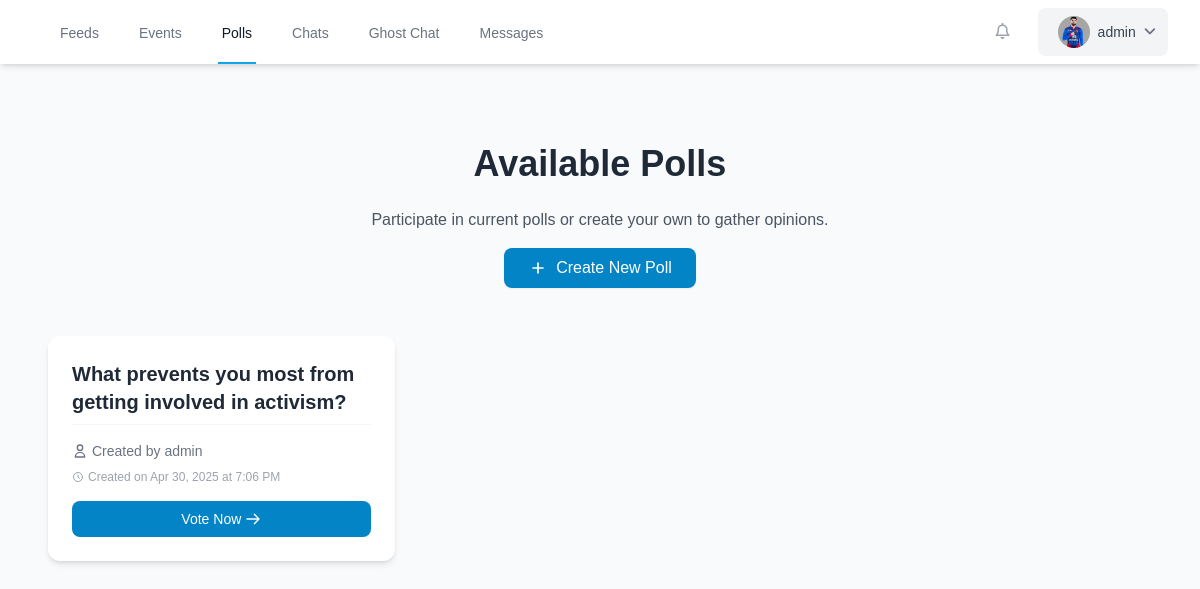
The page /polls/ (signed in) on the database its author committed.
### app/models.py (models this page shows, shortened)
class Profile(models.Model):
    user = models.OneToOneField(settings.AUTH_USER_MODEL, on_delete=models.CASCADE)
    first_name = models.CharField(max_length=30, blank=True)
    last_name = models.CharField(max_length=30, blank=True)
    state = models.CharField(max_length=50, blank=True)
    phone_number = models.CharField(max_length=15, blank=True)
    date_of_birth = models.DateField(blank=True, null=True)
    local_government = models.CharField(max_length=100, blank=True)
    bio = models.TextField(blank=True, null=True)
    profile_picture = models.ImageField(upload_to='media/uploads/images', blank=True, null=True)

class Poll(models.Model):
    name = models.CharField(max_length=1000,blank=False)
    description = models.TextField(max_length=2000,blank=True)
    created_by = models.ForeignKey(User, on_delete=models.CASCADE)
    created_at = models.DateTimeField(auto_now_add=True)
    updated_at = models.DateTimeField(auto_now=True)
    class Meta:
        ordering = ['-created_at']

### app/views.py (the view)
# urls.py: path('polls/', views.PollListView.as_view(), name='poll_list'),
@method_decorator(login_required, name='dispatch')
class PollListView(View):
    def get(self, request):
        polls = Poll.objects.all()
        return render(
            request,
            template_name="app/poll_list.html",
            context={
                "polls": polls
            }
        )

### app/templates/app/poll_list.html (shortened to what this page needs)
{% extends 'app/user_navbar.html' %}
{% block content %}
<!DOCTYPE html>
<html lang="en">
<head>
    <script src="https://cdn.tailwindcss.com"></script>
</head>
<body class="bg-gray-50 min-h-screen font-sans">
    <div class="container mx-auto px-4 py-12 max-w-6xl">
        <header class="mb-12 text-center">
            <h1 class="text-4xl font-bold text-gray-800 mb-6">Available Polls</h1>
            <p class="text-gray-600 max-w-2xl mx-auto">Participate in current polls or create your own to gather opinions.</p>
            <a href="{% url 'create_poll' %}" class="mt-4 inline-flex items-center justify-center bg-primary-600 hover:bg-primary-700 text-white font-medium py-2 px-6 rounded-lg shadow-sm transition duration-200">
                <svg xmlns="http://www.w3.org/2000/svg" class="h-5 w-5 mr-2" fill="none" viewBox="0 0 24 24" stroke="currentColor">
                    <path stroke-linecap="round" stroke-linejoin="round" stroke-width="2" d="M12 6v6m0 0v6m0-6h6m-6 0H6" />
                </svg>
                Create New Poll
            </a>
        </header>
        <div class="grid grid-cols-1 md:grid-cols-2 lg:grid-cols-3 gap-8">
            {% if polls %}
                {% for poll in polls %}
                    <div class="bg-white rounded-xl shadow-md overflow-hidden hover:shadow-lg transition duration-300 flex flex-col h-full">
                        <div class="p-6 flex-grow flex flex-col">
                            <h2 class="text-xl font-bold text-gray-800 mb-2">
                                <a href="{% url 'single_poll' poll.id %}" class="hover:text-primary-600 transition duration-200">{{ poll.name }}</a>
                            </h2>
                            <div class="mt-auto pt-4 border-t border-gray-100">
                                <div class="flex items-center text-sm text-gray-500 mb-2">
                                    <svg xmlns="http://www.w3.org/2000/svg" class="h-4 w-4 mr-1" fill="none" viewBox="0 0 24 24" stroke="currentColor">
                                        <path stroke-linecap="round" stroke-linejoin="round" stroke-width="2" d="M16 7a4 4 0 11-8 0 4 4 0 018 0zM12 14a7 7 0 00-7 7h14a7 7 0 00-7-7z" />
                                    </svg>
                                    <span>Created by {{ poll.created_by.username }}</span>
                                </div>
                                <div class="flex items-center text-xs text-gray-400">
                                    <svg xmlns="http://www.w3.org/2000/svg" class="h-3 w-3 mr-1" fill="none" viewBox="0 0 24 24" stroke="currentColor">
                                        <path stroke-linecap="round" stroke-linejoin="round" stroke-width="2" d="M12 8v4l3 3m6-3a9 9 0 11-18 0 9 9 0 0118 0z" />
                                    </svg>
                                    <span>Created on {{ poll.created_at|date:"M j, Y" }} at {{ poll.created_at|time:"g:i A" }}</span>
                                </div>
                            </div>
                            <a href="{% url 'single_poll' poll.id %}" class="mt-4 inline-flex items-center justify-center bg-primary-600 hover:bg-primary-700 text-white text-center py-2 px-4 rounded-lg transition duration-200 text-sm font-medium">
                                Vote Now
                                <svg xmlns="http://www.w3.org/2000/svg" class="h-4 w-4 ml-1" fill="none" viewBox="0 0 24 24" stroke="currentColor">
                                    <path stroke-linecap="round" stroke-linejoin="round" stroke-width="2" d="M14 5l7 7m0 0l-7 7m7-7H3" />
                                </svg>
                            </a>
                        </div>
                    </div>
                {% endfor %}
            {% endif %}
        </div>
    </div>
</body>
</html>
{% endblock %}

### app/templates/app/user_navbar.html (shortened to what this page needs)
<!DOCTYPE html>
<html lang="en">
<head>
    <script src="https://cdn.tailwindcss.com"></script>
    <link rel="stylesheet" href="https://cdnjs.cloudflare.com/ajax/libs/font-awesome/6.4.0/css/all.min.css">
</head>
<body class="bg-gray-50">
    <nav class="bg-white shadow-md">
        <div class="max-w-7xl mx-auto px-4 sm:px-6 lg:px-8">
            <div class="flex justify-between h-16">
                <div class="flex">
                    <div class="hidden sm:ml-6 sm:flex sm:space-x-8">
                        <a href="{% url 'home' %}" class="inline-flex items-center px-1 pt-1 border-b-2 {% if request.resolver_match.url_name == 'home' %}border-primary-500 text-gray-900{% else %}border-transparent text-gray-500 hover:border-gray-300 hover:text-gray-700{% endif %} text-sm font-medium">
                            Feeds
                        </a>
                        <a href="{% url 'event-detail' %}" class="inline-flex items-center px-1 pt-1 border-b-2 {% if request.resolver_match.url_name == 'event-detail' %}border-primary-500 text-gray-900{% else %}border-transparent text-gray-500 hover:border-gray-300 hover:text-gray-700{% endif %} text-sm font-medium">
                            Events
                        </a>
                        <a href="{% url 'poll_list' %}" class="inline-flex items-center px-1 pt-1 border-b-2 {% if request.resolver_match.url_name == 'poll_list' %}border-primary-500 text-gray-900{% else %}border-transparent text-gray-500 hover:border-gray-300 hover:text-gray-700{% endif %} text-sm font-medium">
                            Polls
                        </a>
                        {% if user.is_superuser %}
                        <a href="{% url 'profile_list' %}" class="inline-flex items-center px-1 pt-1 border-b-2 {% if request.resolver_match.url_name == 'profile_list' %}border-primary-500 text-gray-900{% else %}border-transparent text-gray-500 hover:border-gray-300 hover:text-gray-700{% endif %} text-sm font-medium">
                            Chats
                        </a>
                        {% endif %}
                        <a href="{% url 'chat:anonymous' %}" class="inline-flex items-center px-1 pt-1 border-b-2 {% if request.resolver_match.url_name == 'anonymous' %}border-primary-500 text-gray-900{% else %}border-transparent text-gray-500 hover:border-gray-300 hover:text-gray-700{% endif %} text-sm font-medium">
                            Ghost Chat
                        </a>
                        <a href="{% url 'chat:received_messages' %}" class="inline-flex items-center px-1 pt-1 border-b-2 {% if request.resolver_match.url_name == 'received_messages' %}border-primary-500 text-gray-900{% else %}border-transparent text-gray-500 hover:border-gray-300 hover:text-gray-700{% endif %} text-sm font-medium">
                            Messages
                        </a>
                    </div>
                </div>
                <div class="flex items-center">
                    <button class="p-2 rounded-full text-gray-400 hover:text-gray-500 focus:outline-none focus:ring-2 focus:ring-offset-2 focus:ring-primary-500 mr-2">
                        <i class="fa-regular fa-bell"></i>
                    </button>
                    <div class="ml-3 relative">
                        <div>
                            <button type="button" onclick="toggleDropdown()" class="flex text-sm rounded-full focus:outline-none focus:ring-2 focus:ring-offset-2 focus:ring-primary-500 items-center space-x-2 bg-gray-100 hover:bg-gray-200 px-3 py-2 rounded-lg transition-colors duration-200" id="user-menu-button" aria-expanded="false" aria-haspopup="true">
                                <div class="h-8 w-8 rounded-full overflow-hidden bg-gray-200 flex-shrink-0">
                                    {% if user.profile.profile_picture %}
                                    <img class="h-full w-full object-cover" src="{{ user.profile.profile_picture.url }}" alt="{{ user.username }}">
                                    {% else %}
                                    <div class="h-full w-full flex items-center justify-center bg-primary-100 text-primary-600">
                                        <i class="fa-solid fa-user"></i>
                                    </div>
                                    {% endif %}
                                </div>
                                <span class="text-sm font-medium text-gray-700 hidden sm:block">{{ user.username }}</span>
                                <i class="fa-solid fa-angle-down text-gray-500"></i>
                            </button>
                        </div>
                    </div>
                </div>
            </div>
        </div>
    </nav>
    <main class="max-w-7xl mx-auto px-4 sm:px-6 lg:px-8 py-8">
        {% block content %}{% endblock %}
    </main>
</body>
</html>

### app/templates/app/user_navbar.html (style rules this page uses)
html, body { margin: 0; padding: 0; width: 100%; height: 100%; }
body { font-family: Arial, sans-serif; min-height: 100vh; padding-top: 64px; box-sizing: border-box; }
nav { position: fixed; top: 0; left: 0; right: 0; width: 100%; z-index: 1000; }

### rows shown on the page
Poll: name "What prevents you most from getting involved in activism?", created_by.username "admin", created_at "Apr 30, 2025", created_at "7:06 PM"

### other values the page prints
{{ user.username }} "admin"
